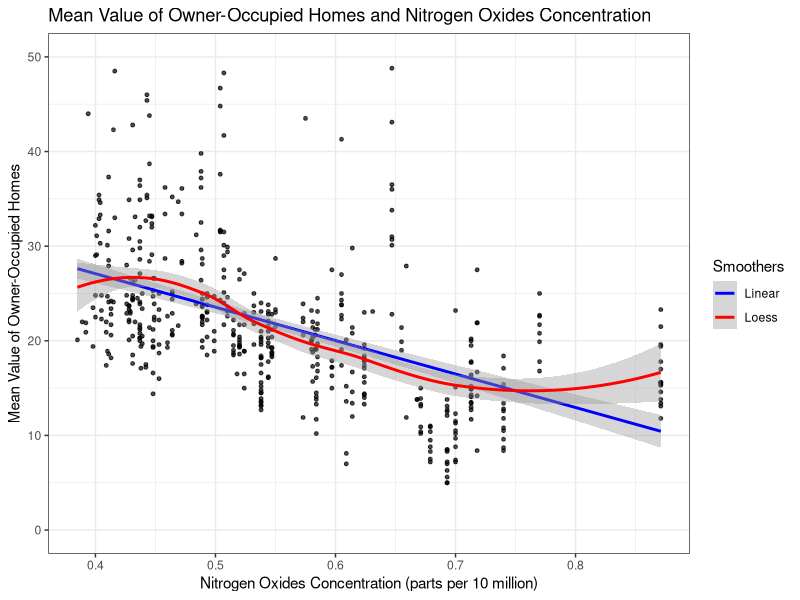
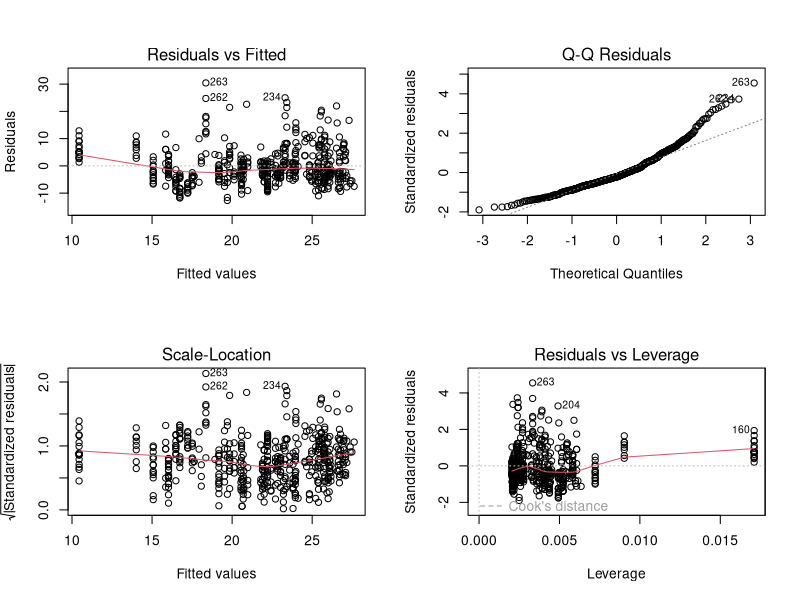
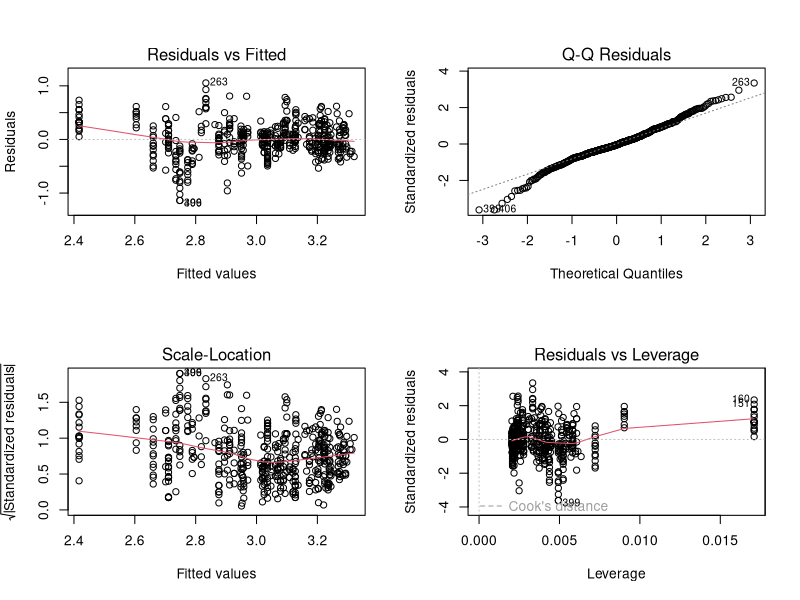
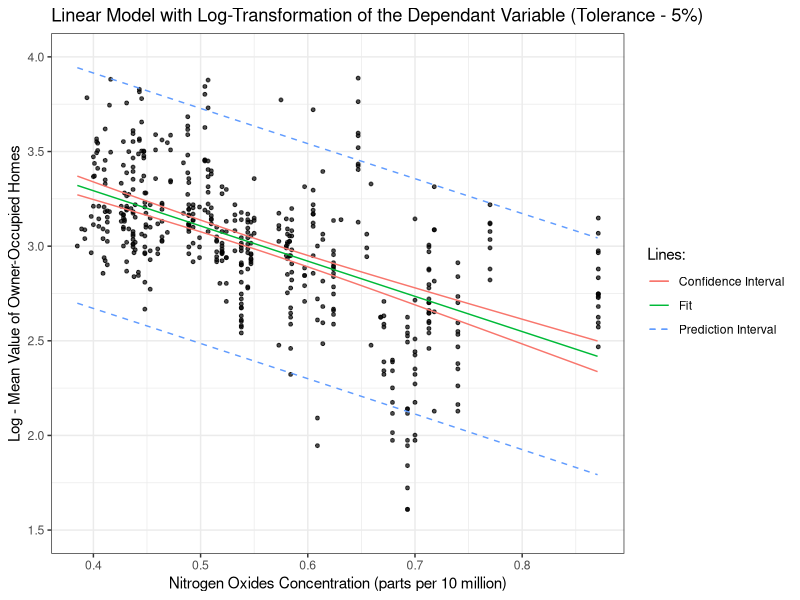

The R script that drew these images, in order: (Note: this script raises an error after producing the figures.)
#############################################################
###### Analýza odezvy 'medv' vzhledem k proměnné 'nox' ######
#############################################################

### Načtení potřebných knihoven ###
needed.libraries <- c('data.table','car','MASS','ggplot2',
                      'ISLR','graphics','effects','lattice',
                      'segmented','leaps','splines','psych',
                      'corrgram','forecast','lmtest')
for(libs in needed.libraries) require(libs, character.only = TRUE)

# Odstraníme outliery
with(Boston, table(medv))
newBoston <- Boston[which(Boston$medv != 50),]

# Scatter plot
p <- ggplot(newBoston, aes(x=nox, y=medv)) +
  geom_point(size=1, alpha=0.7) +
  geom_smooth(method = 'lm', formula = y ~ x, aes(colour="Linear"))  +
  geom_smooth(method = 'loess', formula = y ~ x, aes(colour="Loess")) +
  scale_colour_manual(name="Smoothers", values=c("blue", "red")) + 
  theme_bw() +
  xlab("Nitrogen Oxides Concentration (parts per 10 million)") +
  ylab("Mean Value of Owner-Occupied Homes") +
  ggtitle("Mean Value of Owner-Occupied Homes and Nitrogen Oxides Concentration") +
  coord_cartesian(xlim=c(0.385, 0.8710), ylim=c(0, 50)) 
p

# Podívejme se na jednoduchý lineární model:
boston_lm <- lm(medv ~ nox, data = newBoston)
summary(boston_lm)
opar <- par(mfrow=c(2,2))
plot(boston_lm)
par(opar)
# Rezidua jsou relativně symetrická, ale podle Q-Q plotu hypotézu o jejich normalitě zamítneme.

############
### Q07: ###
############

### (1) Uděláme logaritmickou transformaci odezvy 'medv'. ###
logboston_lm <- lm(log(medv) ~ nox, newBoston)
summary(logboston_lm)
opar <- par(mfrow=c(2,2))
plot(logboston_lm)
par(opar)
# Rezidua jsou relativně symetrická vzhledem k 0, Q-Q plot také vypadí docela rozumně.

### (2) Graf s regresní křivkou pro nový model a konfidenčními intervaly na hladině významnosti 5%: ###
new_nox <- data.frame(nox = seq(0.3850,0.8710,0.0009925))
new_conf = predict(logboston_lm, newdata = new_nox, interval = "confidence", level=0.95)
new_pred = predict(logboston_lm, newdata = new_nox, interval = "prediction", level=0.95)
logtrans_p1<- ggplot(newBoston, aes(x=nox, y=log(medv))) +
  geom_point(size=1, alpha=0.7) +
  labs(color="Lines:") + 
  geom_line(aes(x=seq(0.3850,0.8710,0.0009925), y=new_conf[,1], colour = "Fit")) + 
  geom_line(aes(x=seq(0.3850,0.8710,0.0009925), y=new_conf[,2], colour = "Confidence Interval")) + 
  geom_line(aes(x=seq(0.3850,0.8710,0.0009925), y=new_conf[,3], colour = "Confidence Interval")) + 
  geom_line(aes(x=seq(0.3850,0.8710,0.0009925), y=new_pred[,2], colour = "Prediction Interval"), linetype=2) + 
  geom_line(aes(x=seq(0.3850,0.8710,0.0009925), y=new_pred[,3], colour = "Prediction Interval"), linetype=2) + 
  theme_bw() +
  xlab("Nitrogen Oxides Concentration (parts per 10 million)") +
  ylab("Log - Mean Value of Owner-Occupied Homes") +
  ggtitle("Linear Model with Log-Transformation of the Dependant Variable (Tolerance - 5%)") +
  coord_cartesian(xlim=c(0.385, 0.8710), ylim=c(1.5, 4))
logtrans_p1

### (3) Porovnáme naši transformaci s transformací navrženou Box-Coxem: ###
dev.off()

# Log-věrohodnostní profil Box-Coxovy transformace:
boxcox(boston_lm)
# Nový model s použitím Box-Coxovy transformace.
lambda <- BoxCox.lambda(Boston$medv)
medv_bc <- BoxCox(Boston$medv, lambda)
boston_lm_bc <- lm(medv_bc ~ nox, Boston)
summary(boston_lm_bc)
summary(logboston_lm)
# Koeficient determinace pro model s Box-Coxovou transformací není lepší
# než u modelu s logaritmickou transformací odezvy. 
# Vzhledem k Log-věrohodnostnímu profilu si dovolíme zvolit pro Box-Coxovou 
# transformaci \lambda=0, čímž obdržíme logaritmickou.

# Nakonec se podíváme na chování reziduí obou modelů:
opar <- par(mfrow=c(2,2))
plot(boston_lm_bc)  # Box-Coxova transformace pro \lambda=-0.2380317
plot(logboston_lm)  # Logaritmická transformace odezvy
par(opar)
# Je vidět, Q-Q plot pro obyčejnou logaritmickou transformaci vypadá lépe.


############
### Q08: ###
############

# Ještě jednou se podívejme na logaritmickou transformaci odezvy 'medv':
logtrans_p1

exp_beta1 <- exp(coef(logboston_lm)[2]*0.1)  
# Je to kladné číslo menší než jedna vyjádřující poměr E[Y|X=x+0.1]/E[Y|X=x].
# Tedy (1-exp_beta1)*100 % vyjadřuje o kolik procent klesne cena nemovitosti 
# při nárůstu 'nox' o 0.1.
(1-exp_beta1)*100
# Což je přibližně 16.97 %.

############
### Q09: ###
############ 

dev.off()
new_nox <- data.frame(nox = seq(0.3850,0.8710,0.0009925))

### (1) Lineární transformace. ###
lin_boston_lm <- lm(medv ~ poly(nox, degree=1, raw=TRUE), data = newBoston)
summary(lin_boston_lm)
new_boston_linear <- predict(lin_boston_lm, newdata = new_nox)
crPlots(lin_boston_lm)

### (2) Kvadratická polynomiální transformace. ###
quadratic_boston_lm <- lm(medv ~ poly(nox, degree=2, raw=TRUE), data = newBoston)
summary(quadratic_boston_lm)
new_boston_quadratic <- predict(quadratic_boston_lm, newdata = new_nox)
crPlots(quadratic_boston_lm)

### (3) Kubická polynomiální transformace. ###
cubic_boston_lm <- lm(medv ~ poly(nox, degree=3, raw=TRUE), data = newBoston)
summary(cubic_boston_lm)
new_boston_cubic <- predict(cubic_boston_lm, newdata = new_nox)
crPlots(cubic_boston_lm)

### (4) Splines. ###
splines_boston_lm <- lm(medv ~ bs(nox,knots=c(0.695),degree=1,Boundary.knots=c(0.385, 0.8710)), data = newBoston)
summary(splines_boston_lm)
new_boston_splines <- predict(splines_boston_lm, newdata = new_nox)

# Zobrazíme si tyto transformace:
transf_plot <- ggplot(newBoston, aes(x=nox, y=medv)) +
  geom_point(size=1, alpha=0.7) +
  geom_line(aes(x=new_nox, y=new_boston_linear, colour="Linear Transformation")) +
  geom_line(aes(x=new_nox, y=new_boston_quadratic, colour="Quadratic Transformation")) +
  geom_line(aes(x=new_nox, y=new_boston_cubic, colour="Cubic Transformation")) +
  geom_line(aes(x=new_nox, y=new_boston_splines, colour="Splines Transformation")) +
  labs(color="Lines:") + 
  theme_bw() +
  xlab("Nitrogen Oxides Concentration (parts per 10 million)") +
  ylab("Mean Value of Owner-Occupied Homes") +
  ggtitle("Transformations of the Dependant Variable - Boston Dataset") +
  coord_cartesian(xlim=c(0.385, 0.8710), ylim=c(0, 50))
transf_plot

### Podívejme se na rezidua modelů. ###
opar <- par(mfrow=c(2,2))
plot(lin_boston_lm) # Tento model nesplňuje symetrii reziduí (je přítomná nelineární závislost) ani jejich normalitu.
plot(quadratic_boston_lm)
plot(cubic_boston_lm)
plot(splines_boston_lm)
par(opar)
# Ostatní modely jsou vzhledem symetrii o něco lepší, ale je problém s normalitou reziduí (pokračování v Q10).



############
### Q10: ###
############

# Z nějakého důvodu 'medv' počinaje hodnotou 'nox'~0.8 začíná 
# růst (průmyslová zóna se silným zněčištěním?).
# Necháme to tak, jak je, i když by asi stalo za to tyto hodnoty odstranit. 

### Vybereme model 'splines_boston_lm', ale provedeme pro něj navíc logaritmickou transformaci odezvy. ###
opar <- par(mfrow=c(2,2))
logsplines_boston_lm <- lm(log(medv) ~ bs(nox,knots=c(0.695),degree=1,Boundary.knots=c(0.385, 0.8710)), data = newBoston)
summary(logsplines_boston_lm)
# Logaritmizací odezvy jsme se docíleli zvětšení koeficientu determinace a zlepšení tvaru Q-Q plotu.
plot(logsplines_boston_lm)
par(opar)

### Nakreslíme si Scatter Plot s konfidenčními a prediction intervaly na hladine významnosti 5 %: ###
new_conf = predict(logsplines_boston_lm, newdata = new_nox, interval = "confidence", level=0.95)
new_pred = predict(logsplines_boston_lm, newdata = new_nox, interval = "prediction", level=0.95)
boston_simple_final_p1<- ggplot(newBoston, aes(x=nox, y=log(medv))) +
  geom_point(size=1, alpha=0.7) +
  labs(color="Lines:") + 
  geom_line(aes(x=seq(0.3850,0.8710,0.0009925), y=new_conf[,1], colour = "Fit")) + 
  geom_line(aes(x=seq(0.3850,0.8710,0.0009925), y=new_conf[,2], colour = "Confidence Interval")) + 
  geom_line(aes(x=seq(0.3850,0.8710,0.0009925), y=new_conf[,3], colour = "Confidence Interval")) + 
  geom_line(aes(x=seq(0.3850,0.8710,0.0009925), y=new_pred[,2], colour = "Prediction Interval"), linetype=2) + 
  geom_line(aes(x=seq(0.3850,0.8710,0.0009925), y=new_pred[,3], colour = "Prediction Interval"), linetype=2) + 
  theme_bw() +
  xlab("Nitrogen Oxides Concentration (parts per 10 million)") +
  ylab("Log - Mean Value of Owner-Occupied Homes") +
  ggtitle("Mean Value of Owner-Occupied Homes vs. Nitrogen Oxides Concentration") +
  coord_cartesian(xlim=c(0.3850, 0.8710), ylim=c(1.5, 4))
boston_simple_final_p1

### Plot efektů: ###
plot(allEffects(logsplines_boston_lm))

### Shapiro-Wilk Normality Test: ###
shapiro.test(residuals(logsplines_boston_lm)) 
# P-value je nízka, tudíž musíme hypotézu o normalitě reziduí zamítnout.

### Lilliefors (Kolmogorov-Smirnov) test for normality: ###
library(nortest)
lillie.test(residuals(logsplines_boston_lm)) # Analogicky.



############
### Q12: ###
############

dev.off()
boston_all_lm <- lm(log(medv) ~ ., data = newBoston)
opar <- par(mfrow=c(2,2))
plot(boston_all_lm)
par(opar)
summary(boston_all_lm)  # Model se všemi proměnnými najednou je přetížený.

### Pro výběr ze všech možných vysvětlujících proměnných použijeme balík 'leaps' a kritéria Cp/r2. ###
summary(newBoston)
leapsstatCp <- leaps(x=newBoston[,c(1:13)], y=newBoston[,14], names=names(newBoston)[c(1:13)], method="Cp")
leapsstatr2 <- leaps(x=newBoston[,c(1:13)], y=newBoston[,14], 
                     names=names(newBoston)[c(1:13)], method="r2")
CpParams <- leapsstatCp$size; CpValues <- leapsstatCp$Cp
r2Params <- leapsstatr2$size; r2Values <- leapsstatr2$r2
opar <- par(mfrow=c(1,2))
plot(CpValues ~ CpParams)
plot(r2Values ~ r2Params) 
par(opar)

# Vybereme proměnné s indexy 1, 5, 6, 8, 9, 10, 11, 13 (podle grafů je vidět, že existují i lepší
# modely, ale chceme dobrý poměr cena/výkon.
names(Boston)[c(1, 5, 6, 8, 9, 10, 11, 13)]
leaps <- regsubsets(log(medv) ~ crim + nox + rm + dis + rad + tax + ptratio + lstat, data = newBoston, nbest=10)
summary(leaps)
plot(leaps,scale="Cp")
plot(leaps,scale="adjr2")
subsets(leaps, statistic="bic") 
subsets(leaps, statistic="adjr2") 
dev.off()

boston_lm_final <- lm(log(medv) ~ crim + nox + rm + dis + rad + tax + ptratio + lstat, data = newBoston)
boston_lm_AIC <- stepAIC(boston_lm_final)
summary(boston_lm_AIC) # AIC už nic nevyhodí - všechny zvolené proměnné jsou signifikantní.
# Proto zvolíme mode boston_lm_final.

# Na grafu Residuals vs. Fitted lze pozorovat symetrii.
op <- par(mfrow=c(2,2))
plot(boston_lm_final)
par(opar)

# Z Shapiro-Wilkova testu neplyne normalita reziduí.
shapiro.test(residuals(boston_lm_final))

# Breusch-Paganův test ukazuje na heteroskedascicitu.
bptest(boston_lm_final)


############
### Q13: ###
############

# Z diagramu níže a z tvaru kovarianční matice vyplývá, že mezi 
# vybranými proměnnými není významná kolinearita. Vzhledem ke korelacím
# ostatních proměnných si dovolíme říct, že proměnné byly vybrány relativně dobře.
# Lze ale mezi zvolenými proměnnými pozorovat jakousi nelineární závislost. 
pairs(medv ~ rm + ptratio + lstat, data = newBoston) 
cor(cbind(newBoston$crim,newBoston$zn,newBoston$indus,newBoston$chas,newBoston$nox,
          newBoston$rm,newBoston$age,newBoston$dis,newBoston$rad,newBoston$tax,
          newBoston$black,newBoston$ptratio,newBoston$lstat))
# Q05 obsahuje zobrazení matice kolinearity.

# Inflace variance pro vybraný model je příliš velká pro proměnné 'rad' a 'tax'. 
vif(boston_lm_final)
# Zkusíme ubrat proměnnou 'rad':
boston_lm_final <- update(boston_lm_final, . ~ . - rad)
vif(boston_lm_final) 
# vif už dává dobrý výsledek, ale na druhou stranu teď proměnná 'tax' už není signifikantní. 
summary(boston_lm_final)
boston_lm_final <- update(boston_lm_final, . ~ . - tax)
# Tedy ji také z finálního modelu ubereme.
summary(boston_lm_final)
# Nyní jsou všechny proměnné velice signifikantní, koeficient determinace je stále vysoký.

# Index podmíněnosti je o hodně menší 30
# (wiki: "If the condition number is above 30, the regression 
# may have significant multicollinearity").
kappa(cor(cbind(newBoston$crim, newBoston$nox, newBoston$rm, newBoston$dis,
                newBoston$ptratio, newBoston$lstat)),exact=T)


############
### Q14: ###
############

# Zvolený model zahrnuje v sobě proměnnou 'nox'.
summary(boston_lm_final)
opar <- par(mfrow=c(2,2))
plot(boston_lm_final)
par(opar)

exp_beta1 <- exp(coef(boston_lm_final)[3]*0.1) 
# Je to kladné číslo menší než jedna vyjádřující poměr E[Y|X=x+0.1, ...]/E[Y|X=x, ...].
(1-exp_beta1)*100
# Daný model predikuje pokles cen přibližně o 7.35 % při nárůstu koncentrace o 0.1.


############
### Q15: ###
############

### Výsledný model:
summary(boston_lm_final)
op <- par(mfrow=c(2,2))
plot(boston_lm_final)
par(opar)
sigmaHat(boston_lm_final)
# Tento model má přípustný koeficient determinace (>0.6).
# Odchylka reziduí nění moc velká (~0.18).

# Z Shapiro-Wilkova testu neplyne normalita reziduí.
shapiro.test(residuals(boston_lm_final))

# Breusch-Paganův test ukazuje na heteroskedascicitu.
bptest(boston_lm_final)

# Podívejme se na partial-regression grafy:
avPlots(boston_lm_final)


############
### Q17: ###
############

# Myslím, že snížení koncentrace 'nox' by mělo větší vliv pozitivní vliv na ceny nemovitostí než potlačení kriminality.
# Z Q14 a Q08 plyne, že zlepšení kvality vzduchu v okolí města by mohlo způsobit podstatné snížení cen.
# Lze spekulovat, že kdybychom odstranili pozorovaní 'nox' >0.75, dostali bychom ještě větší procento.
